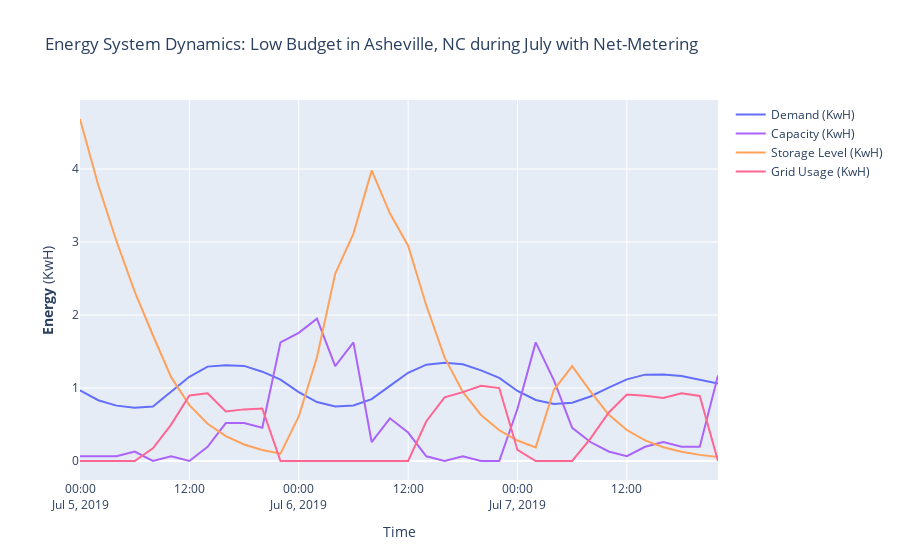

The notebook cell this image was saved under:
### Markdown cell above
<font size="4"><i>B. Supply</i></font>


In the optimization model, the supply of energy to meet the demand comes from several possible power sources. These can first be divided by on-grid and off-grid power sources. Within off-grid power sources, we have energy generation products and energy storage products. The two types of energy generation products are wind and solar power. The table below defines the mix of products we chose to input into our model, so the output of the model provides an optimal combination of these power sources that meets energy demand and other constraints, while minimizing grid usage and cost to the resident.       
  
Product |Generation/Storage |Energy Type |On-Grid/Off-Grid
-----|-----|-----|----| 
**Grid Power**|Generation|Grid|On-Grid
**Solar S**|Generation|Solar|Off-Grid
**Solar L**|Generation|Solar|Off-Grid  
**Wind Turbine S**|Generation|Wind|Off-Grid
**Wind Turbine L**|Generation|Wind|Off-Grid
**Battery**|Storage|Storage|Off-Grid

<center> Table 1: Available Products </center>

Each of these products is defined with a maximum amount of energy output in kwh (kilowatt-hours). These detailed specifications are defined in a configuration JSON file which can be uploaded by the user for custom products they would like to consider. Each power generation product (solar and wind) has a maximum capacity in kwh, which is multipled by an efficiency metric mentioned in the demand section above. This provides the expected hourly power generation in kwh of each product over every hour of the year. 


The energy generation products and storage products interact directly with each other. In our case, "Storage" products are batteries and can be used to store excess energy generated, or they can be used to meet the energy demand of the customer. Our system is set up so that excess energy generated daily from wind and solar products can be stored indefinitely and used for other days when demand is higher. We operate under the assumptions that you would not pull energy from the grid and store it on your batteries, and that the intention of using battery energy is to minimize the amount of on-grid energy consumed. Of practical note is that net-metering is a popular option for households that produce alternative energy and do not want to invest in batteries. Excess energy is contributed back to the grid, and the customer builds an “energy credit” for future use. Net-metering is different from selling energy to the grid which, depending on the state, could be less profitable. An important note is that in the case of net-metering, the amount of energy 'sold back' to the grid cannot exceed the households demand.

### Code cell
ys = ['demand', 'capacity', 'storage_level', 'grid_usage']
ogo.plot(ys, 'July', [5, 6, 7], 'Asheville, NC', budget='Low')

### Figure 1 — Plotly figure (JSON) as saved in the notebook; plotly's stock layout.template omitted (floating-point values rounded to 4 significant figures)
{"data": [{"line": {"color": "#636EFA"}, "mode": "lines", "name": "Demand (KwH)", "type": "scatter", "x": ["2019-07-05T00:00:00", "2019-07-05T02:00:00", "2019-07-05T04:00:00", "2019-07-05T06:00:00", "2019-07-05T08:00:00", "2019-07-05T10:00:00", "2019-07-05T12:00:00", "2019-07-05T14:00:00", "2019-07-05T16:00:00", "2019-07-05T18:00:00", "2019-07-05T20:00:00", "2019-07-05T22:00:00", "2019-07-06T00:00:00", "2019-07-06T02:00:00", "2019-07-06T04:00:00", "2019-07-06T06:00:00", "2019-07-06T08:00:00", "2019-07-06T10:00:00", "2019-07-06T12:00:00", "2019-07-06T14:00:00", "2019-07-06T16:00:00", "2019-07-06T18:00:00", "2019-07-06T20:00:00", "2019-07-06T22:00:00", "2019-07-07T00:00:00", "2019-07-07T02:00:00", "2019-07-07T04:00:00", "2019-07-07T06:00:00", "2019-07-07T08:00:00", "2019-07-07T10:00:00", "2019-07-07T12:00:00", "2019-07-07T14:00:00", "2019-07-07T16:00:00", "2019-07-07T18:00:00", "2019-07-07T20:00:00", "2019-07-07T22:00:00"], "xaxis": "x", "y": [0.9684, 0.8324, 0.7584, 0.728, 0.747, 0.9465, 1.154, 1.293, 1.311, 1.303, 1.223, 1.115, 0.9441, 0.8079, 0.7476, 0.7611, 0.8474, 1.029, 1.209, 1.319, 1.345, 1.324, 1.242, 1.139, 0.9596, 0.8365, 0.782, 0.7983, 0.8842, 1.004, 1.118, 1.183, 1.186, 1.165, 1.115, 1.061], "yaxis": "y"}, {"line": {"color": "#AB63FA"}, "mode": "lines", "name": "Capacity (KwH)", "type": "scatter", "x": ["2019-07-05T00:00:00", "2019-07-05T02:00:00", "2019-07-05T04:00:00", "2019-07-05T06:00:00", "2019-07-05T08:00:00", "2019-07-05T10:00:00", "2019-07-05T12:00:00", "2019-07-05T14:00:00", "2019-07-05T16:00:00", "2019-07-05T18:00:00", "2019-07-05T20:00:00", "2019-07-05T22:00:00", "2019-07-06T00:00:00", "2019-07-06T02:00:00", "2019-07-06T04:00:00", "2019-07-06T06:00:00", "2019-07-06T08:00:00", "2019-07-06T10:00:00", "2019-07-06T12:00:00", "2019-07-06T14:00:00", "2019-07-06T16:00:00", "2019-07-06T18:00:00", "2019-07-06T20:00:00", "2019-07-06T22:00:00", "2019-07-07T00:00:00", "2019-07-07T02:00:00", "2019-07-07T04:00:00", "2019-07-07T06:00:00", "2019-07-07T08:00:00", "2019-07-07T10:00:00", "2019-07-07T12:00:00", "2019-07-07T14:00:00", "2019-07-07T16:00:00", "2019-07-07T18:00:00", "2019-07-07T20:00:00", "2019-07-07T22:00:00"], "xaxis": "x", "y": [0.065, 0.065, 0.065, 0.13, 0, 0.065, 0, 0.195, 0.52, 0.52, 0.455, 1.625, 1.755, 1.95, 1.3, 1.625, 0.26, 0.585, 0.39, 0.065, 0, 0.065, 0, 0, 0.715, 1.625, 1.105, 0.455, 0.26, 0.13, 0.065, 0.195, 0.26, 0.195, 0.195, 1.17], "yaxis": "y"}, {"line": {"color": "#FFA15A"}, "mode": "lines", "name": "Storage Level (KwH)", "type": "scatter", "x": ["2019-07-05T00:00:00", "2019-07-05T02:00:00", "2019-07-05T04:00:00", "2019-07-05T06:00:00", "2019-07-05T08:00:00", "2019-07-05T10:00:00", "2019-07-05T12:00:00", "2019-07-05T14:00:00", "2019-07-05T16:00:00", "2019-07-05T18:00:00", "2019-07-05T20:00:00", "2019-07-05T22:00:00", "2019-07-06T00:00:00", "2019-07-06T02:00:00", "2019-07-06T04:00:00", "2019-07-06T06:00:00", "2019-07-06T08:00:00", "2019-07-06T10:00:00", "2019-07-06T12:00:00", "2019-07-06T14:00:00", "2019-07-06T16:00:00", "2019-07-06T18:00:00", "2019-07-06T20:00:00", "2019-07-06T22:00:00", "2019-07-07T00:00:00", "2019-07-07T02:00:00", "2019-07-07T04:00:00", "2019-07-07T06:00:00", "2019-07-07T08:00:00", "2019-07-07T10:00:00", "2019-07-07T12:00:00", "2019-07-07T14:00:00", "2019-07-07T16:00:00", "2019-07-07T18:00:00", "2019-07-07T20:00:00", "2019-07-07T22:00:00"], "xaxis": "x", "y": [4.685, 3.782, 3.014, 2.321, 1.723, 1.149, 0.7657, 0.5105, 0.3403, 0.2269, 0.1512, 0.1008, 0.6106, 1.421, 2.564, 3.116, 3.98, 3.392, 2.948, 2.13, 1.42, 0.9466, 0.6311, 0.4207, 0.2805, 0.187, 0.9755, 1.298, 0.9551, 0.6367, 0.4245, 0.283, 0.1887, 0.1258, 0.08385, 0.0559], "yaxis": "y"}, {"line": {"color": "#FF6692"}, "mode": "lines", "name": "Grid Usage (KwH)", "type": "scatter", "x": ["2019-07-05T00:00:00", "2019-07-05T02:00:00", "2019-07-05T04:00:00", "2019-07-05T06:00:00", "2019-07-05T08:00:00", "2019-07-05T10:00:00", "2019-07-05T12:00:00", "2019-07-05T14:00:00", "2019-07-05T16:00:00", "2019-07-05T18:00:00", "2019-07-05T20:00:00", "2019-07-05T22:00:00", "2019-07-06T00:00:00", "2019-07-06T02:00:00", "2019-07-06T04:00:00", "2019-07-06T06:00:00", "2019-07-06T08:00:00", "2019-07-06T10:00:00", "2019-07-06T12:00:00", "2019-07-06T14:00:00", "2019-07-06T16:00:00", "2019-07-06T18:00:00", "2019-07-06T20:00:00", "2019-07-06T22:00:00", "2019-07-07T00:00:00", "2019-07-07T02:00:00", "2019-07-07T04:00:00", "2019-07-07T06:00:00", "2019-07-07T08:00:00", "2019-07-07T10:00:00", "2019-07-07T12:00:00", "2019-07-07T14:00:00", "2019-07-07T16:00:00", "2019-07-07T18:00:00", "2019-07-07T20:00:00", "2019-07-07T22:00:00"], "xaxis": "x", "y": [0, 0, 0, 0, 0.1727, 0.4986, 0.8988, 0.9279, 0.6778, 0.7071, 0.7179, 0, 0, 0, 0, 0, 0, 0, 0, 0.5445, 0.8718, 0.9436, 1.031, 0.999, 0.1511, 0, 0, 0, 0.3058, 0.6621, 0.9114, 0.8936, 0.8626, 0.9281, 0.8918, 0], "yaxis": "y"}], "layout": {"title": {"text": "Energy System Dynamics: Low Budget in Asheville, NC during July with Net-Metering"}, "xaxis": {"anchor": "y", "domain": [0, 1], "title": {"text": "Time"}}, "yaxis": {"anchor": "x", "domain": [0, 1], "title": {"text": "<b>Energy</b> (KwH)"}}}}
